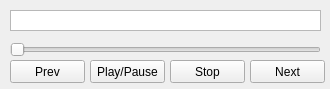
<?xml version="1.0" encoding="UTF-8"?>
<ui version="4.0">
 <class>PlayerControl</class>
 <widget class="QWidget" name="PlayerControl">
  <property name="geometry">
   <rect>
    <x>0</x>
    <y>0</y>
    <width>330</width>
    <height>89</height>
   </rect>
  </property>
  <property name="windowTitle">
   <string>Form</string>
  </property>
  <widget class="QPushButton" name="btnPlay">
   <property name="geometry">
    <rect>
     <x>90</x>
     <y>60</y>
     <width>75</width>
     <height>23</height>
    </rect>
   </property>
   <property name="text">
    <string>Play/Pause</string>
   </property>
  </widget>
  <widget class="QPushButton" name="btnStop">
   <property name="geometry">
    <rect>
     <x>170</x>
     <y>60</y>
     <width>75</width>
     <height>23</height>
    </rect>
   </property>
   <property name="text">
    <string>Stop</string>
   </property>
  </widget>
  <widget class="QPushButton" name="btnPrev">
   <property name="geometry">
    <rect>
     <x>10</x>
     <y>60</y>
     <width>75</width>
     <height>23</height>
    </rect>
   </property>
   <property name="text">
    <string>Prev</string>
   </property>
  </widget>
  <widget class="QPushButton" name="btnNext">
   <property name="geometry">
    <rect>
     <x>250</x>
     <y>60</y>
     <width>75</width>
     <height>23</height>
    </rect>
   </property>
   <property name="text">
    <string>Next</string>
   </property>
  </widget>
  <widget class="QSlider" name="sliderTime">
   <property name="geometry">
    <rect>
     <x>10</x>
     <y>40</y>
     <width>311</width>
     <height>20</height>
    </rect>
   </property>
   <property name="orientation">
    <enum>Qt::Horizontal</enum>
   </property>
  </widget>
  <widget class="QPlainTextEdit" name="editTitle">
   <property name="geometry">
    <rect>
     <x>10</x>
     <y>10</y>
     <width>311</width>
     <height>21</height>
    </rect>
   </property>
   <property name="sizePolicy">
    <sizepolicy hsizetype="Expanding" vsizetype="Fixed">
     <horstretch>0</horstretch>
     <verstretch>0</verstretch>
    </sizepolicy>
   </property>
   <property name="verticalScrollBarPolicy">
    <enum>Qt::ScrollBarAlwaysOff</enum>
   </property>
   <property name="readOnly">
    <bool>true</bool>
   </property>
  </widget>
 </widget>
 <resources/>
 <connections/>
</ui>
